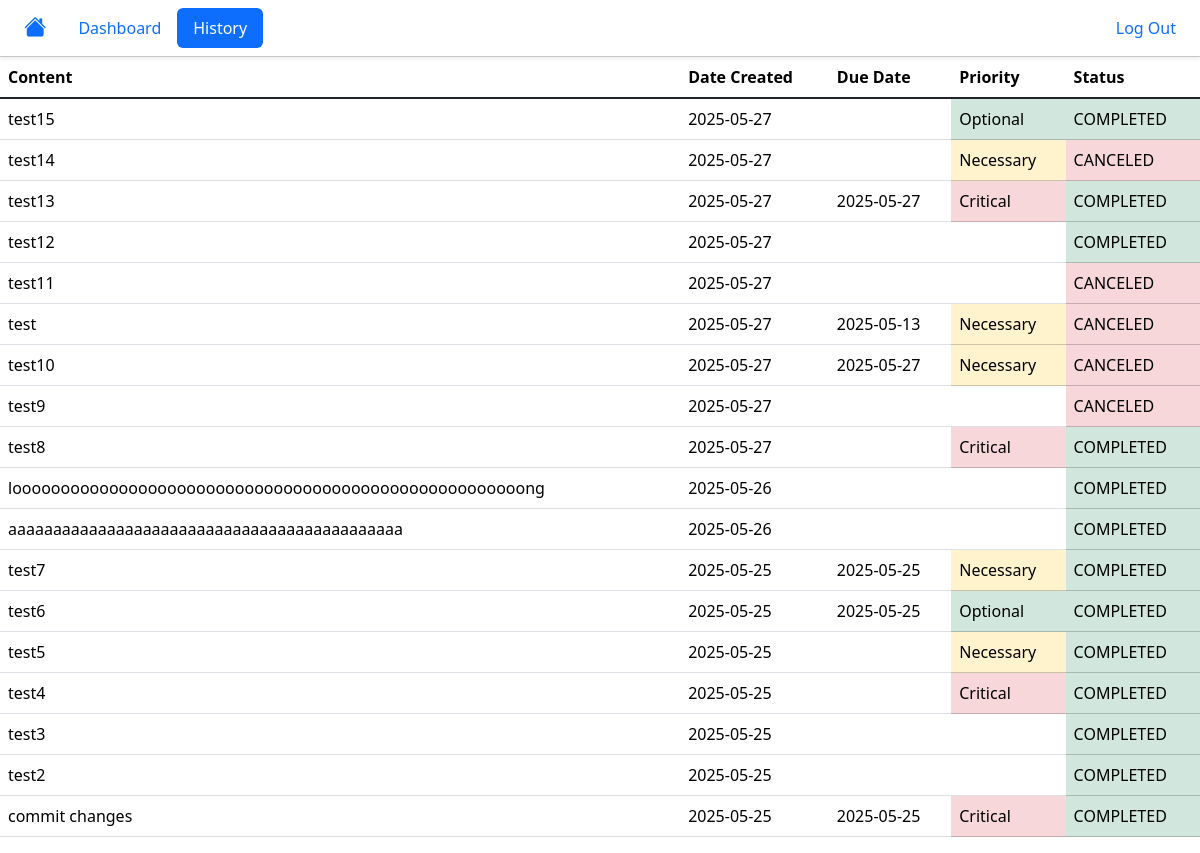
/history (signed in), run on an earlier commit of the app's database.
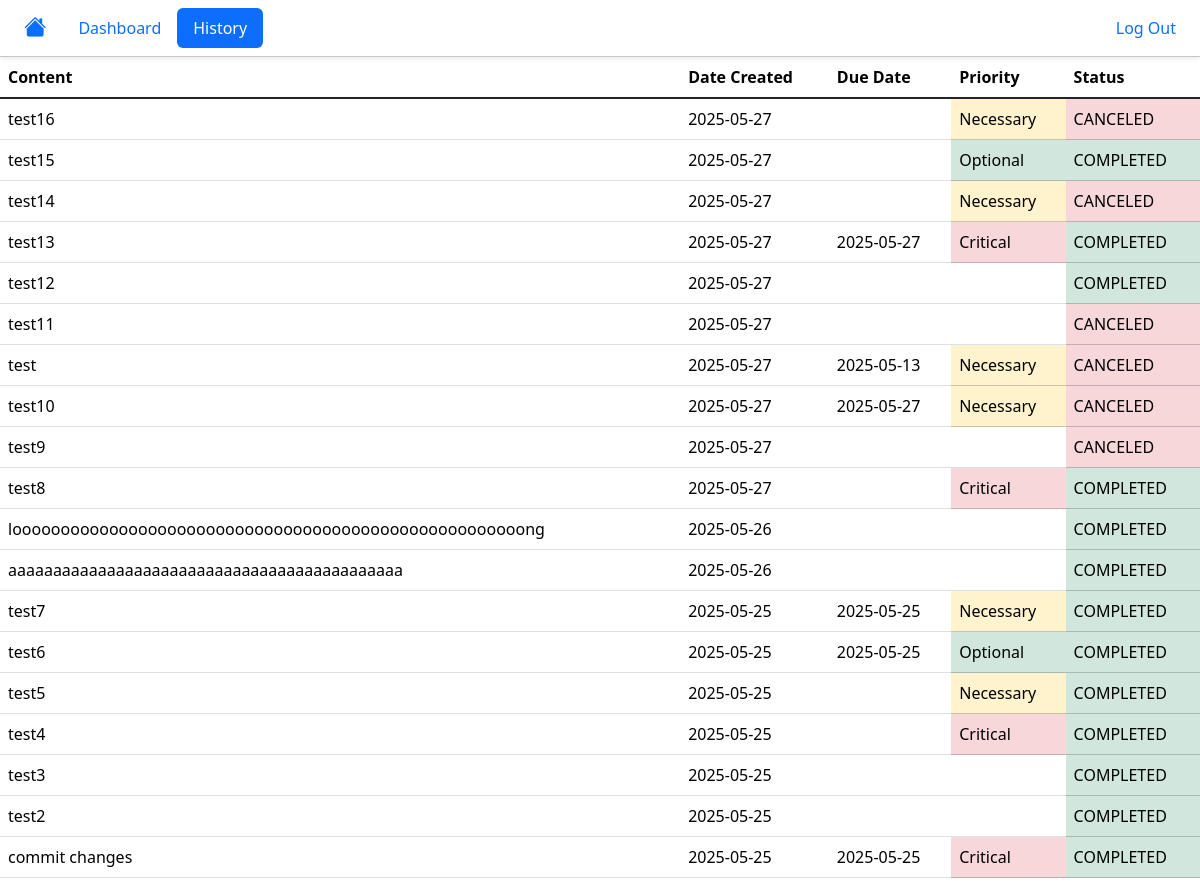
And on a later commit of the database.
### tables this page shows
CREATE TABLE tasks (
id INTEGER PRIMARY KEY AUTOINCREMENT,
user_id INTEGER,
content TEXT,
creation_date DATETIME DEFAULT CURRENT_TIMESTAMP,
due_date TEXT,
priority INTEGER,
status TEXT DEFAULT 'pending');

### app.py (the view)
@app.route("/history")
@login_required
def history():
    records = db.execute("SELECT content, creation_date, due_date, priority, status FROM tasks WHERE user_id = ? ORDER BY creation_date DESC", session["user_id"])
    return render_template("history.html", records=records)

### flask_filters.py (called while the page is built)
def format_none(val):
    if not val or str == None:
        return ''
    return val

def format_date(date):
    return datetime.fromisoformat(date).strftime('%Y-%m-%d')

def priority_table_color(priority):
    if priority == 3:
        return 'table-danger'
    elif priority == 2:
        return 'table-warning'
    elif priority == 1:
        return 'table-success'
    else:
        return ''

def format_priority(priority):
    if priority == 3:
        return 'Critical'
    elif priority == 2:
        return 'Necessary'
    elif priority == 1:
        return 'Optional'
    else:
        return priority

def format_status_table(status):
    if status == 'completed':
        return 'table-success'
    elif status == 'canceled':
        return 'table-danger'
    elif status == 'pending':
        return 'table-warning'
    else:
        return ''

### helpers.py (called while the page is built)
def login_required(func):
    @wraps(func)
    def wrapper(*args, **kwargs):
        if not session.get('user_id'):
            return redirect('/login')
        return func(*args, **kwargs)
    return wrapper

### templates/history.html (shortened to what this page needs)
{% extends 'layout.html' %}
{% block body %}
<div class="table-responsive">
<table class="table">
    <thead>
        <tr>
            <th>Content</th>
            <th>Date Created</th>
            <th>Due Date</th>
            <th>Priority</th>
            <th>Status</th>
        </tr>
    </thead>
    <tbody class="table-group-divider">
        {% for record in records %}
            <tr>
                <td class="text-truncate">{{ record.content }}</td>
                <td>{{ record.creation_date | format_date }}</td>
                <td>{{ record.due_date }}</td>
                <td class="{{ record.priority | priority_table_color }}">{{ record.priority | format_none | format_priority }}</td>
                <td class="{{record.status | format_status_table }}">{{ record.status | upper }}</td>
            </tr>
        {% endfor %}
    </tbody>
</table>
</div>
{% endblock %}

### templates/layout.html (shortened to what this page needs)
<!DOCTYPE html>
<html lang="en">
<head>
    <link href="https://cdn.jsdelivr.net/npm/bootstrap@5.3.6/dist/css/bootstrap.min.css" rel="stylesheet">
    <link rel="stylesheet" href="https://cdn.jsdelivr.net/npm/bootstrap-icons@1.13.1/font/bootstrap-icons.min.css">
    <link rel="stylesheet" href="static/style.css">
</head>
<body>
    <nav class="navbar border-bottom border-1 border-secondary-subtle shadow-sm">
        <ul class="nav nav-pills ms-2 me-2">
            <li class="nav-item">
                <a href="/" class="nav-link d-flex align-items-center {% if request.path == '/' %}active{% endif %}"><i class="bi bi-house-fill"></i></a></li>
            {% if session['user_id'] %}
            <li class="nav-item">
                <a href="/dashboard" class="nav-link {% if request.path == '/dashboard' %}active{% endif %}">Dashboard</a></li>
            <li class="nav-item">
                <a href="/history" class="nav-link {% if request.path == '/history' %}active{% endif %}">History</a></li>
            {% endif %}
        </ul>
        <ul class="nav nav-pills me-2">
            {% if session['user_id'] %}
            <li class="nav-item"><a href="/logout" class="nav-link">Log Out</a></li>
            {% else %}
            <li class="nav-item"><a href="/login" class="nav-link {% if request.path == '/login' %}active{% endif %}">Log In</a></li>
            <li class="nav-item"><a href="register" class="nav-link {% if request.path == '/register' %}active{% endif %}">Register</a></li>
            {% endif %}
        </ul>
    </nav>
    {% block body %}
    {% endblock %}
</body>
</html>

### static/style.css (style rules this page uses)
.bi-house-fill { font-size: 1.4rem; line-height: 1; }

What changed in the data, as far as the page shows it:
added tasks: content "test16", creation_date "2025-05-27", priority "Necessary", status "CANCELED"
